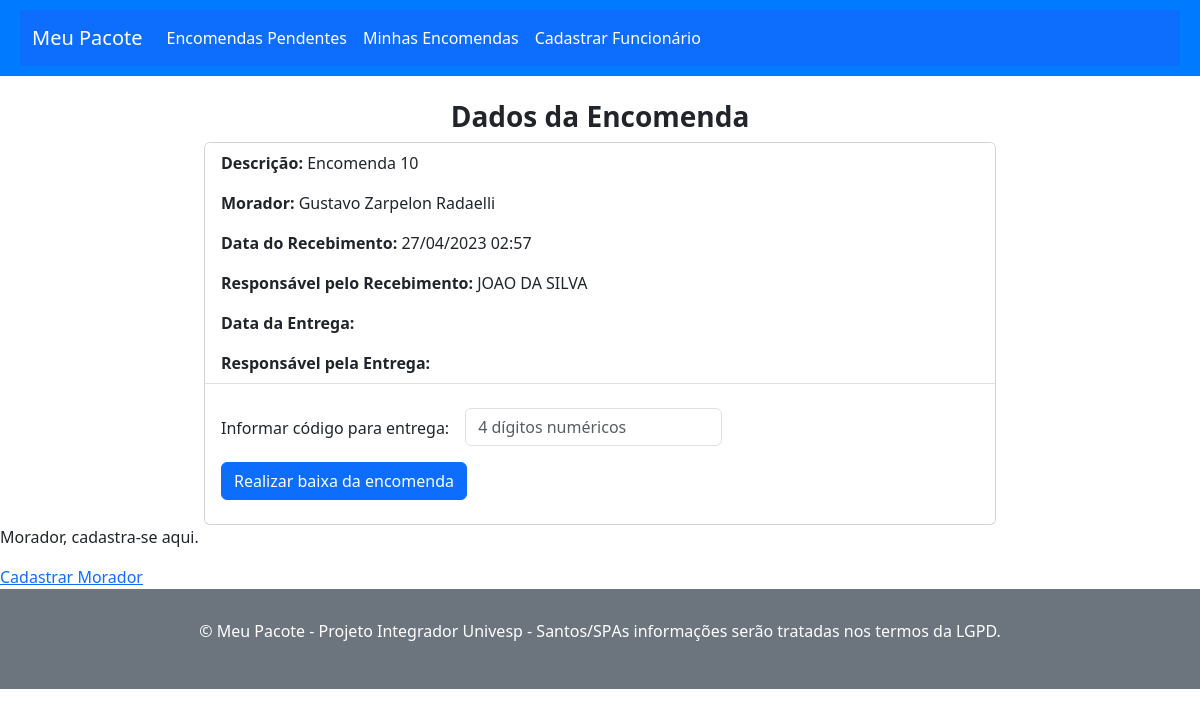
The app's page /encomenda/6/, older data.
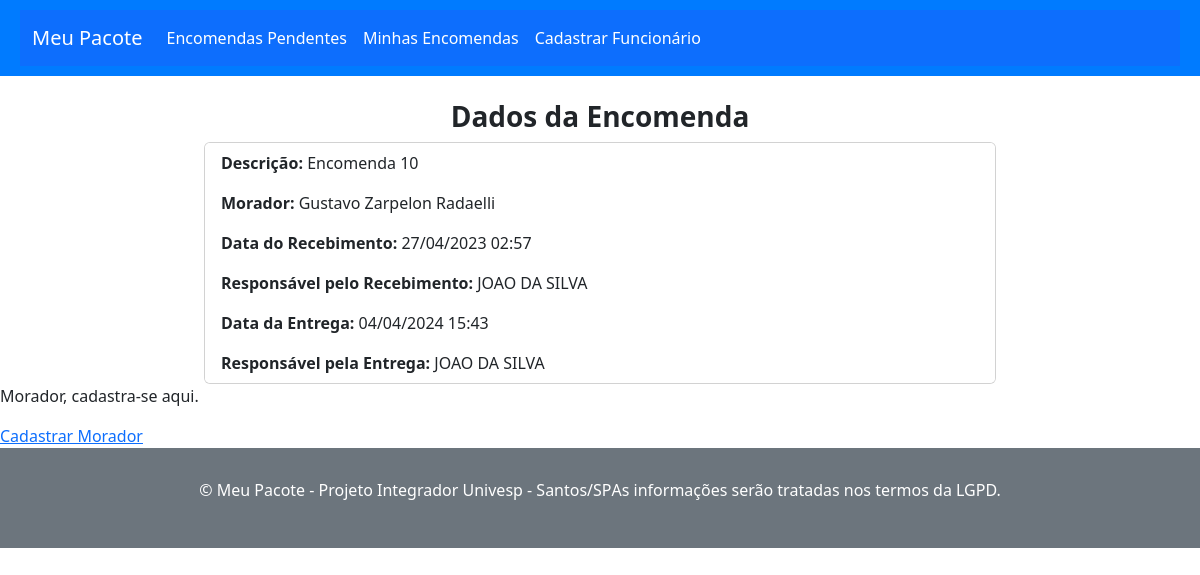
The same page, newer data.
### app_meu_pacote/models.py (models this page shows, shortened)
class Encomenda(models.Model):
    id = models.AutoField(primary_key=True)
    morador = models.ForeignKey(Morador, on_delete=models.CASCADE)
    descricao = models.CharField(max_length=100)
    data_hora_recebimento = models.DateTimeField()
    data_hora_entrega = models.DateTimeField(blank=True, null=True)
    codigo_retirada = models.CharField(max_length=4, default='0000')
    funcionario_recebimento = models.ForeignKey(Funcionario, on_delete=models.CASCADE, related_name='funcionario_recebimento')
    funcionario_entrega = models.ForeignKey(Funcionario, on_delete=models.CASCADE, related_name='funcionario_entrega', blank=True, null=True)

class Morador(models.Model):
    user = models.OneToOneField(User, on_delete=models.CASCADE)
    nome = models.CharField(max_length=100)
    apartamento = models.ForeignKey('Apartamento', on_delete=models.CASCADE, related_name='moradores')
    email = models.EmailField()
    telefone = models.CharField(max_length=20)
    def __str__(self):
        return self.nome

class Funcionario(models.Model):
    id = models.AutoField(primary_key=True)
    user = models.OneToOneField(User, on_delete=models.CASCADE)
    nomeF = models.CharField(max_length=100)
    condominio = models.ForeignKey('Condominio', on_delete=models.CASCADE, related_name='funcionarios')
    funcaoFuncionario = models.CharField(max_length=100)
    email = models.EmailField()
    telefone = models.CharField(max_length=20)
    def __str__(self):
        return self.nomeF

### app_meu_pacote/views.py (the view)
# urls.py: path('encomenda/<int:encomenda_id>/', app_meu_pacote_views.encomenda, name='encomenda_url'),
def encomenda(request, encomenda_id):
    encomenda = get_object_or_404(Encomenda, id=encomenda_id)
    if request.method == 'POST':
        form = BaixaEncomendaForm(request.POST)
        if form.is_valid():
            codigo_enviado = str(form.cleaned_data['codigo_enviado'])
            if codigo_enviado == encomenda.codigo_retirada:
                try:
                    funcionario = Funcionario.objects.get(user=request.user)
                except ObjectDoesNotExist:
                    return render(request, 'error.html', {'message': 'Funcionário não encontrado.'})
                encomenda.data_hora_entrega = timezone.now()
                encomenda.funcionario_entrega = funcionario
                encomenda.save()
                return render(request, 'confirmacao.html', {'encomenda': encomenda})
            else:
                return render(request, 'encomenda.html', {'form': form, 'encomenda': encomenda, 'error': 'Código de retirada inválido.'})
    else:
        form = BaixaEncomendaForm()
        return render(request, 'encomenda.html', {'form': form, 'encomenda': encomenda})

### app_meu_pacote/forms.py
class BaixaEncomendaForm(forms.Form):
    codigo_enviado = forms.CharField(label='Código enviado', max_length=4, widget=forms.TextInput(attrs={'class': 'form-control'}))

### app_meu_pacote/templates/encomenda.html (shortened to what this page needs)
{% extends 'base.html' %}
{% block content %}
<br>
<h3 class="text-center fw-bold">Dados da Encomenda</h3>
<div class="row">
    <div class="col-md-8 offset-md-2">
        <div class="card">
            <ul class="list-group list-group-flush">
              <li class="list-group-item">
                <p class="card-text"><strong>Descrição:</strong> {{ encomenda.descricao }}</p>
                <p class="card-text"><strong>Morador:</strong> {{ encomenda.morador }}</p>
                <p class="card-text"><strong>Data do Recebimento:</strong> {{ encomenda.data_hora_recebimento|date:'d/m/Y H:i' }}</p>
                <p class="card-text"><strong>Responsável pelo Recebimento:</strong> {{ encomenda.funcionario_recebimento }}</p>
                <p class="card-text"><strong>Data da Entrega:</strong> {% if encomenda.data_hora_entrega != None %} {{ encomenda.data_hora_entrega|date:'d/m/Y H:i' }} {% endif %}</p>
                <p class="card-text"><strong>Responsável pela Entrega:</strong> {% if encomenda.data_hora_entrega != None %} {{ encomenda.funcionario_entrega }} {% endif %}</p>
              </li>
              {% if encomenda.data_hora_entrega == None %}
              <li class="list-group-item mt-3">
                <form method="post" class="row g-3">
                  <div class="col-auto pt-2">
                    <label for="id_codigo_enviado">Informar código para entrega:</label>
                  </div>
                  <div class="col-auto">
                    <input type="text" name="codigo_enviado" class="form-control" maxlength="4" required id="id_codigo_enviado" placeholder="4 dígitos numéricos">
                  </div>
                  <div class="col-auto">
                    <button type="submit" class="btn btn-primary mb-3">Realizar baixa da encomenda</button>
                  </div>
                </form>
              </li>
              {% endif %}
            </ul>
            </div>
        </div>
    </div>
{% endblock %}

Row changes from the older to the newer data that the page shows:
changed Encomenda "Encomenda 10": data_hora_entrega (not shown) → "04/04/2024 15:43"; funcionario_entrega (not shown) → "JOAO DA SILVA"
Text that changed along with them:
text no longer shown: "Informar código para entrega: Realizar baixa da encomenda"
